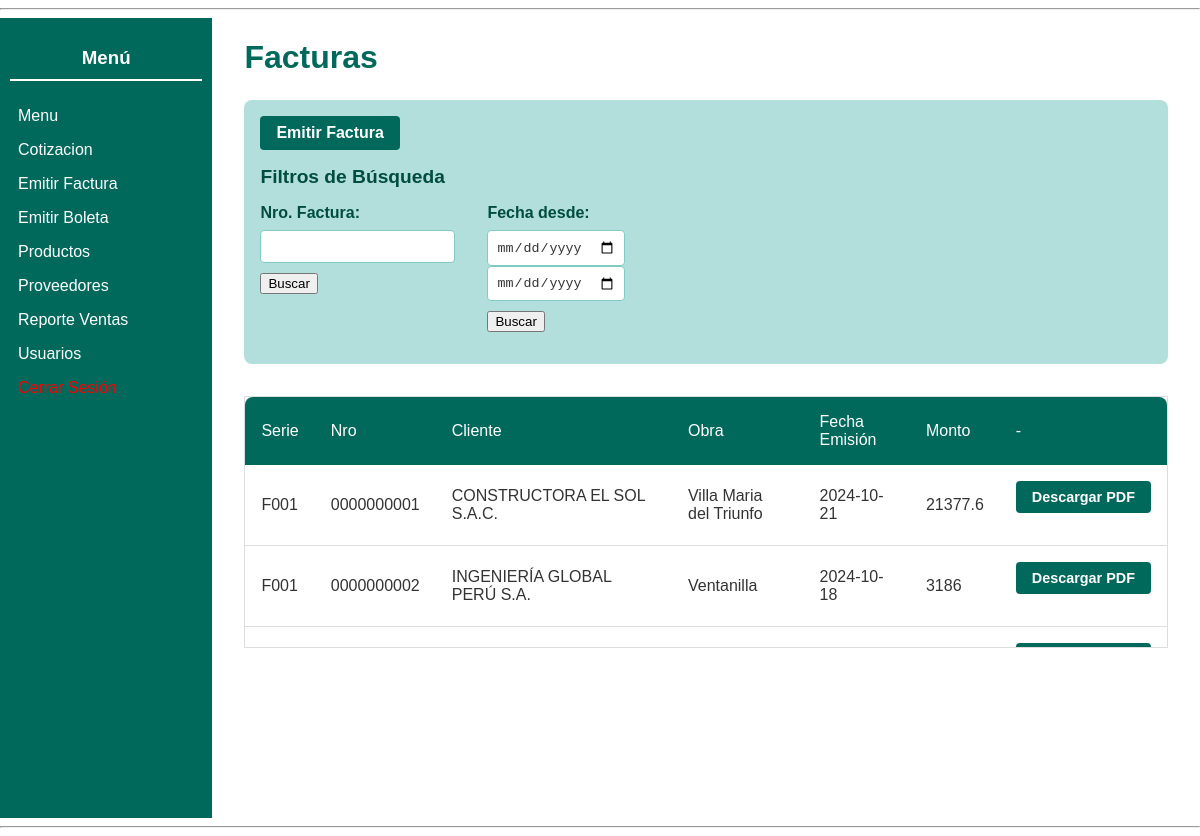
Page /moduloVentas/indexFactura.php (signed in) on the committed database.
### tables this page shows
CREATE TABLE `facturaemitida` (
  `FacturaEmitidaID` int NOT NULL,
  `SerieComprobanteID` int NOT NULL,
  `NumeroCorrelativo` int NOT NULL,
  `UsuarioID` int NOT NULL,
  `FechaEmision` date NOT NULL,
  `FechaVencimiento` date NOT NULL,
  `TipoPago` varchar(255) NOT NULL,
  `FormaPago` varchar(255) NOT NULL,
  `Moneda` varchar(255) NOT NULL,
  `ClienteID` int NOT NULL,
  `EstadoDocumento` varchar(255) NOT NULL,
  `OpInafecta` double NOT NULL,
  `OpExonerada` double NOT NULL,
  `OpGratuita` double NOT NULL,
  `OpGravada` double NOT NULL,
  `TotalIGV` double NOT NULL,
  `DescuentoGlobal` double NOT NULL,
  `ImporteTotal` double NOT NULL,
  `CostoTotal` double NOT NULL,
  `Ganancia` double NOT NULL,
  `Observaciones` varchar(255) NOT NULL,
  `Obra` varchar(255) NOT NULL,
  `OrdenDeCompra` int NOT NULL
);

CREATE TABLE `seriecomprobante` (
  `SerieComprobanteID` int NOT NULL,
  `NumeroSerie` varchar(255) NOT NULL
);

CREATE TABLE `cliente` (
  `ClienteID` int NOT NULL,
  `TipoDocumentoIdentidad` varchar(255) NOT NULL,
  `NumeroDocumentoIdentidad` varchar(255) NOT NULL,
  `NombreCompletoORazonSocial` varchar(255) NOT NULL,
  `Telefono` int NOT NULL,
  `Email` varchar(255) NOT NULL,
  `Direccion` varchar(255) NOT NULL,
  `FechaRegistro` date NOT NULL
);

### moduloVentas/indexFactura.php (called while the page is built, shortened)
<?php
include_once($_SERVER['DOCUMENT_ROOT'] . '/moduloVentas/panelFactura.php');
include_once($_SERVER['DOCUMENT_ROOT'] . '/modelo/facturas.php');
$numeroFactura = $_GET['numeroFactura'] ?? null;
$fechadesde = $_GET['desde'] ?? null;
$fechahasta = $_GET['hasta'] ?? null;
$facturasObj = new Facturas();
$facturas = $facturasObj->getFacturas($numeroFactura, $fechadesde, $fechahasta);
$panelFacturaObject = new panelFactura();
$panelFacturaObject->panelFacturaShow($facturas);

### modelo/facturas.php (called while the page is built, shortened)
<?php
class Facturas
{
  public function getFacturas($numeroFactura = null, $fechadesde = null, $fechahasta = null)
  {
    $sql = "SELECT fe.FacturaEmitidaID,
    sc.NumeroSerie,
    LPAD(fe.NumeroCorrelativo, 10, '0') AS NumeroCorrelativo,
    cl.NombreCompletoORazonSocial AS Cliente,
    fe.Obra,
    fe.FechaEmision,
    fe.ImporteTotal
  FROM facturaemitida fe
  INNER JOIN cliente cl ON fe.ClienteID = cl.ClienteID
  INNER JOIN seriecomprobante sc ON fe.SerieComprobanteID = sc.SerieComprobanteID";
    $conexion = Conexion::conectarBD();
    $respuesta = $conexion->query($sql);
    $facturas = [];
    while ($fila = $respuesta->fetch_assoc()) {
      $facturas[] = $fila;
    }
    return $facturas;
  }
}

### moduloVentas/panelFactura.php (the view, shortened to what this page needs)
<?php
include_once($_SERVER['DOCUMENT_ROOT'] . '/shared/pantalla.php');
class panelFactura extends pantalla
{
  public function panelFacturaShow($facturas = null)
  {
?>
    <div style="display: flex; height: 100vh;">
      <main style="padding: 0 2rem;">
        <h1 style="color: #00695c;">Facturas</h1>
        <div class="filters-container">
          <a href="/moduloVentas/indexEmitirFactura.php" class="btn" style="margin-bottom: 1rem;">Emitir Factura</a>
          <div class="flex">
            <h2>Filtros de Búsqueda</h2>
          </div>
          <div class="filters">
            <form action="/moduloVentas/getFactura.php" method="POST">
              <div class="input-container">
                <label for="nroFactura">Nro. Factura:</label>
                <input type="text" id="nroFactura" name="txtNroFactura">
              </div>
              <input style="margin-top: 10px;" type="submit" name="btnBuscarNroFactura" value="Buscar">
            </form>
            <form action="/moduloVentas/getFactura.php" method="POST">
              <div class="input-container">
                <label for="fechaDesde">Fecha desde:</label>
                <input type="date" id="fechaDesde" name="txtFechaDesde">
                <input type="date" id="fechaHasta" name="txtFechaHasta">
              </div>
              <input style="margin-top: 10px;" type="submit" name="btnBuscarFechas" value="Buscar">
            </form>
          </div>
        </div>
        <div class="table-cotizaciones">
          <table id="facturas-table">
            <thead>
              <tr>
                <th>Serie</th>
                <th>Nro</th>
                <th>Cliente</th>
                <th>Obra</th>
                <th>Fecha Emisión</th>
                <th>Monto</th>
                <th>-</th>
              </tr>
            </thead>
            <tbody>
              <?php if ($facturas !== null) : ?>
                <?php foreach ($facturas as $factura) : ?>
                  <tr>
                    <td><?= $factura['NumeroSerie']; ?></td>
                    <td><?= $factura['NumeroCorrelativo']; ?></td>
                    <td><?= $factura['Cliente']; ?></td>
                    <td><?= $factura['Obra']; ?></td>
                    <td><?= $factura['FechaEmision']; ?></td>
                    <td><?= $factura['ImporteTotal']; ?></td>
                    <td>
                      <form action="/moduloVentas/getFactura.php" method="POST">
                        <input type="submit" name="btnGenerarPdf" value="Descargar PDF">
                      </form>
                    </td>
                  </tr>
                <?php endforeach; ?>
              <?php else : ?>
                <tr>
                  <td colspan="7">No se encontraron facturas.</td>
                </tr>
              <?php endif; ?>
            </tbody>
          </table>
        </div>
      </main>
    </div>
<?php
  }
}

### assets/styles.css (style rules this page uses)
body { font-family: Arial, sans-serif; margin: 0; padding: 0; color: #333; }
main { padding: 2rem; width: 80%; max-width: 1200px; margin: 0 auto; }
main h1 { color: #00695c; margin-bottom: 1.5rem; font-size: 2rem; }
.filters-container { background: #b2dfdb; border-radius: 8px; padding: 1rem; margin-bottom: 2rem; }
.filters-container .flex { display: flex; justify-content: space-between; align-items: center; margin-bottom: 1rem; }
.filters-container h2 { color: #004d40; font-size: 1.2rem; margin: 0; }
.btn, .btn:link, .btn:visited { display: inline-block; background: #00695c; color: #fff; border: none; padding: 0.5rem 1rem; border-radius: 4px; cursor: pointer; font-weight: bold; transition: background 0.3s; text-decoration: none; }
.filters { display: flex; gap: 2rem; flex-wrap: wrap; }
.input-container { display: flex; flex-direction: column; }
.input-container label { margin-bottom: 0.5rem; font-weight: bold; color: #004d40; }
.input-container input[type="text"], .input-container input[type="date"] { padding: 0.5rem; border: 1px solid #80cbc4; border-radius: 4px; background: #ffffff; color: #333; }
.table-cotizaciones { margin-top: 2rem; overflow-x: auto; }
.table-cotizaciones table { width: 100%; border-collapse: collapse; background: #fff; border-radius: 8px; overflow: hidden; }
.table-cotizaciones thead { background: #00695c; color: #fff; }
.table-cotizaciones thead th { padding: 1rem; text-align: left; font-weight: normal; }
.table-cotizaciones input[type="submit"] { background: #00695c; color: white; border: none; padding: 0.5rem 1rem; border-radius: 4px; cursor: pointer; font-size: 0.9rem; font-weight: bold; transition: background 0.3s ease; }
.table-cotizaciones tbody td { padding: 1rem; border-bottom: 1px solid #ddd; }
.btn { display: inline-flex; align-items: center; justify-content: center; color: #fff; font-size: 16px; font-weight: bold; padding: 10px 10px; border: none; border-radius: 5px; cursor: pointer; }
.table-cotizaciones { border: 1px solid #ddd; max-height: 250px; overflow-x: auto; }

### rows in the picture
facturaemitida: seriecomprobante.NumeroSerie "F001", NumeroCorrelativo "0000000001", ClienteID.NombreCompletoORazonSocial "CONSTRUCTORA EL SOL S.A.C.", Obra "Villa Maria del Triunfo", FechaEmision "2024-10-21", ImporteTotal "21377.6"
facturaemitida: seriecomprobante.NumeroSerie "F001", NumeroCorrelativo "0000000002", ClienteID.NombreCompletoORazonSocial "INGENIERÍA GLOBAL PERÚ S.A.", Obra "Ventanilla", FechaEmision "2024-10-18", ImporteTotal "3186"
